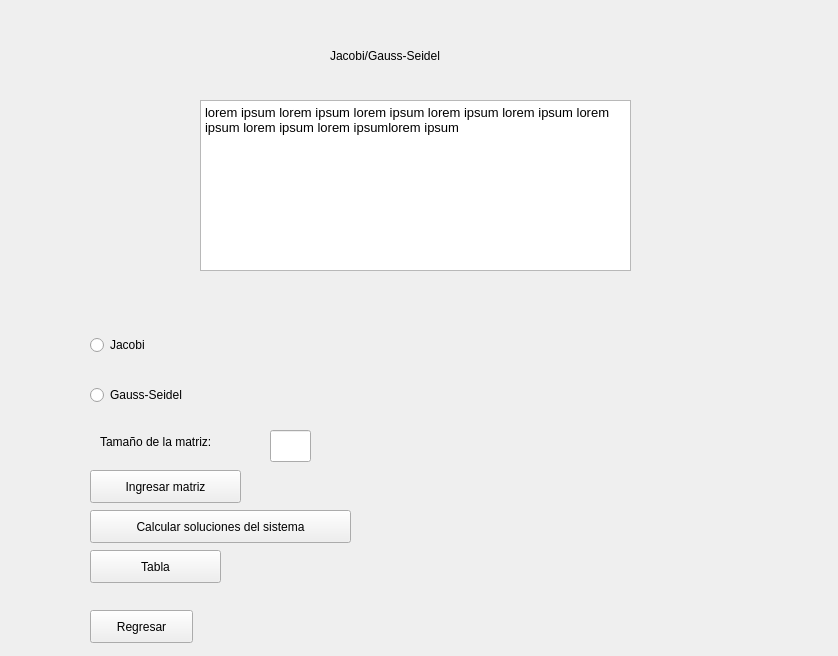
<?xml version="1.0" encoding="UTF-8"?>
<ui version="4.0">
 <class>Form</class>
 <widget class="QWidget" name="Form">
  <property name="geometry">
   <rect>
    <x>0</x>
    <y>0</y>
    <width>838</width>
    <height>656</height>
   </rect>
  </property>
  <property name="windowTitle">
   <string>Form</string>
  </property>
  <widget class="QLabel" name="label">
   <property name="geometry">
    <rect>
     <x>330</x>
     <y>20</y>
     <width>191</width>
     <height>71</height>
    </rect>
   </property>
   <property name="text">
    <string>Jacobi/Gauss-Seidel</string>
   </property>
  </widget>
  <widget class="QRadioButton" name="jacobiRadio">
   <property name="geometry">
    <rect>
     <x>90</x>
     <y>330</y>
     <width>129</width>
     <height>30</height>
    </rect>
   </property>
   <property name="text">
    <string>Jacobi</string>
   </property>
  </widget>
  <widget class="QPushButton" name="calcButton">
   <property name="geometry">
    <rect>
     <x>90</x>
     <y>510</y>
     <width>261</width>
     <height>33</height>
    </rect>
   </property>
   <property name="text">
    <string>Calcular soluciones del sistema</string>
   </property>
  </widget>
  <widget class="QPushButton" name="tablaButton">
   <property name="geometry">
    <rect>
     <x>90</x>
     <y>550</y>
     <width>131</width>
     <height>33</height>
    </rect>
   </property>
   <property name="text">
    <string>Tabla</string>
   </property>
  </widget>
  <widget class="QPushButton" name="unidad3button">
   <property name="geometry">
    <rect>
     <x>90</x>
     <y>610</y>
     <width>103</width>
     <height>33</height>
    </rect>
   </property>
   <property name="text">
    <string>Regresar</string>
   </property>
  </widget>
  <widget class="QLineEdit" name="tamEdit">
   <property name="geometry">
    <rect>
     <x>270</x>
     <y>430</y>
     <width>41</width>
     <height>32</height>
    </rect>
   </property>
   <property name="text">
    <string/>
   </property>
  </widget>
  <widget class="QTextEdit" name="textEdit">
   <property name="geometry">
    <rect>
     <x>200</x>
     <y>100</y>
     <width>431</width>
     <height>171</height>
    </rect>
   </property>
   <property name="html">
    <string>&lt;!DOCTYPE HTML PUBLIC &quot;-//W3C//DTD HTML 4.0//EN&quot; &quot;http://www.w3.org/TR/REC-html40/strict.dtd&quot;&gt;
&lt;html&gt;&lt;head&gt;&lt;meta name=&quot;qrichtext&quot; content=&quot;1&quot; /&gt;&lt;style type=&quot;text/css&quot;&gt;
p, li { white-space: pre-wrap; }
&lt;/style&gt;&lt;/head&gt;&lt;body style=&quot; font-family:'Ubuntu Bold'; font-size:10pt; font-weight:400; font-style:normal;&quot;&gt;
&lt;p style=&quot; margin-top:0px; margin-bottom:0px; margin-left:0px; margin-right:0px; -qt-block-indent:0; text-indent:0px;&quot;&gt;lorem ipsum lorem ipsum lorem ipsum lorem ipsum lorem ipsum lorem ipsum lorem ipsum lorem ipsumlorem ipsum&lt;/p&gt;&lt;/body&gt;&lt;/html&gt;</string>
   </property>
  </widget>
  <widget class="QRadioButton" name="gaussSeidelRadio">
   <property name="geometry">
    <rect>
     <x>90</x>
     <y>380</y>
     <width>141</width>
     <height>30</height>
    </rect>
   </property>
   <property name="text">
    <string>Gauss-Seidel</string>
   </property>
  </widget>
  <widget class="QPushButton" name="matButton">
   <property name="geometry">
    <rect>
     <x>90</x>
     <y>470</y>
     <width>151</width>
     <height>33</height>
    </rect>
   </property>
   <property name="text">
    <string>Ingresar matriz</string>
   </property>
  </widget>
  <widget class="QLabel" name="label_2">
   <property name="geometry">
    <rect>
     <x>100</x>
     <y>430</y>
     <width>171</width>
     <height>24</height>
    </rect>
   </property>
   <property name="text">
    <string>Tamaño de la matriz:</string>
   </property>
  </widget>
 </widget>
 <resources/>
 <connections/>
</ui>
